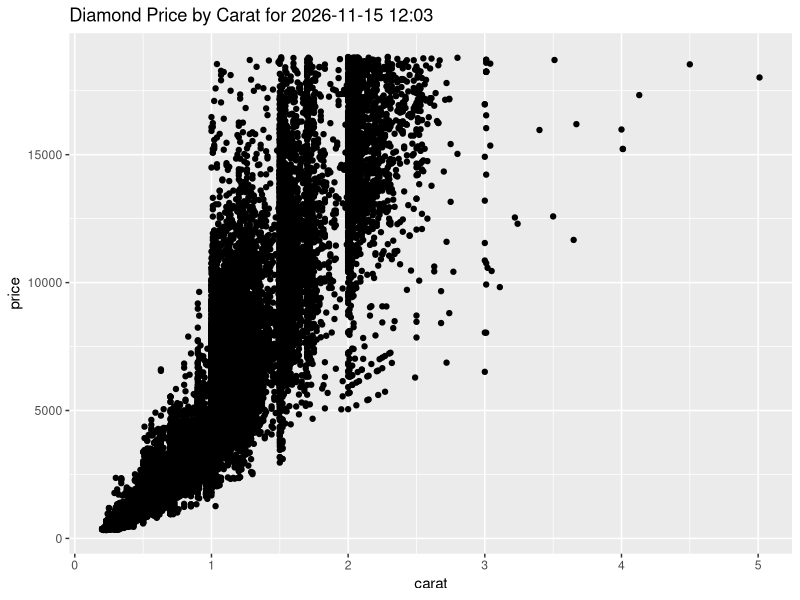

Write the R code that produced this figure.
## ---- chunk 1
library(ggplot2)
library(dplyr)
library(glue)
## ---- chunk 2
plot <- diamonds |> 
    ggplot(aes(x = carat, y = price)) +
    geom_point() +
    labs(title = glue("Diamond Price by Carat for {Sys.Date()} {format(Sys.time(), \"%H:%M\")}"))

plot
